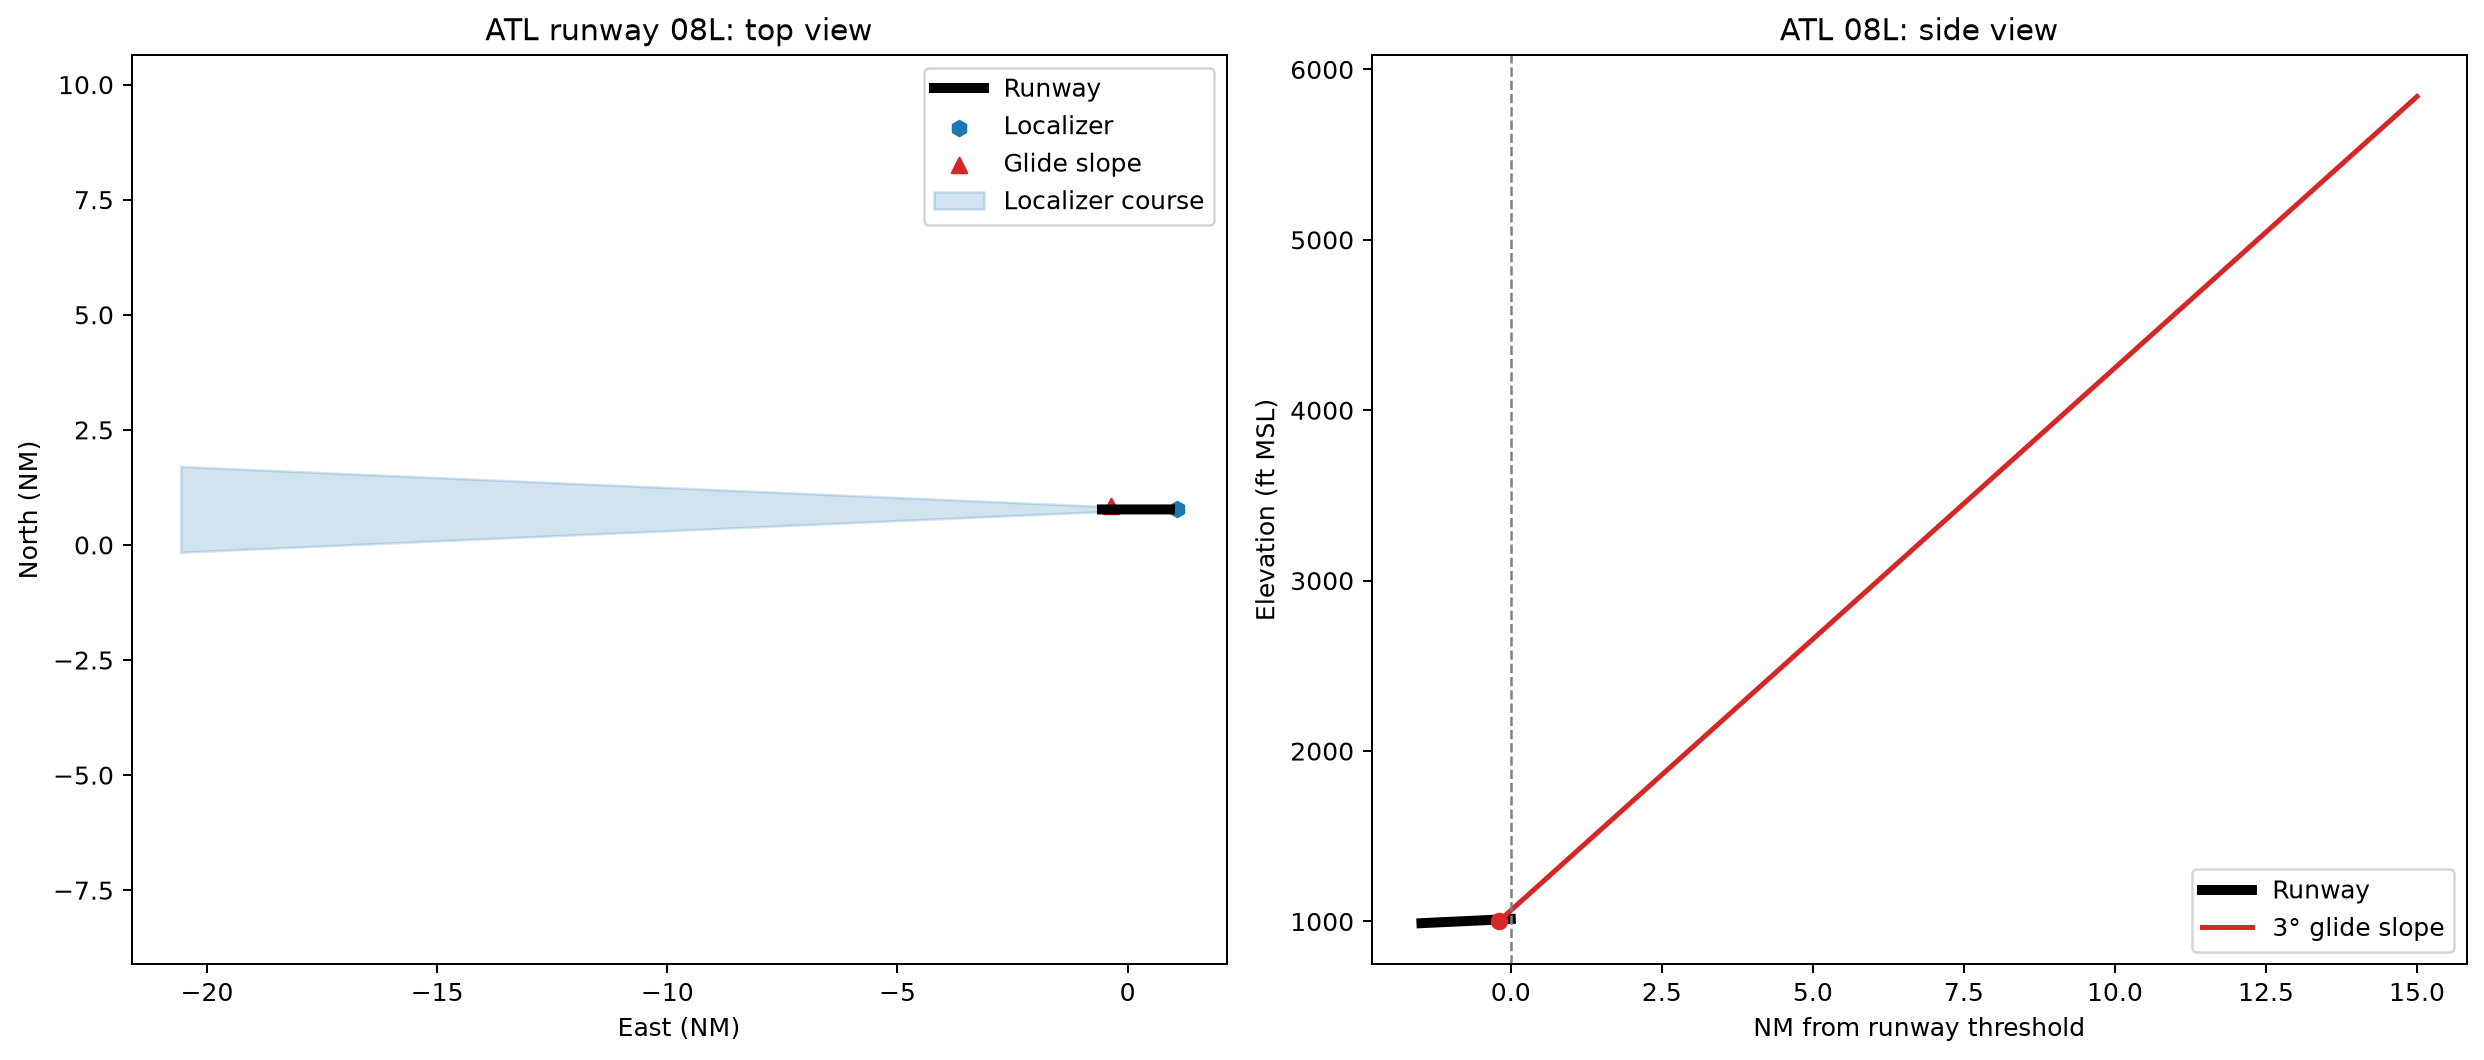

Write the Python code that produced this figure.
"""Plot one runway and its ILS localizer.

Run from the repository root after downloading a NASR cycle::

    python examples/plot_ils.py
"""

from __future__ import annotations

from pathlib import Path

from matplotlib import pyplot as plt

from openNASR import NASR, PlottingIndex


# Configuration: edit these values before running the script.
airport_id = "ATL"
runway_id = "08L/26R"
runway_end_id = "08L"
cycle = "2026-05-14"
cache_dir: Path | None = None
plot_wedge = True
wedge_distance_nm = 20.0
output_path = Path(__file__).with_suffix(".png")
show_plot = False

if not show_plot:
    plt.switch_backend("Agg")

nasr = NASR(cycle=cycle, cache_dir=cache_dir)
airport = nasr.airports.get(airport_id)
runway = next(
    record
    for record in airport.runways
    if str(record["RWY_ID"]).strip().upper() == runway_id
)
localizer = next(
    record
    for record in airport.ils
    if str(record["RWY_END_ID"]).strip().upper() == runway_end_id
)
if airport.latitude is None or airport.longitude is None:
    raise ValueError(f"{airport_id} has no published airport coordinates")
center = airport.latitude, airport.longitude
index = PlottingIndex(nasr)

figure, (top_axes, side_axes) = plt.subplots(1, 2, figsize=(14, 6))
runway.plot(
    nasr,
    axes=top_axes,
    projection="nautical_miles",
    projection_center=center,
    plot_legend=False,
    index=index,
)
localizer.plot(
    nasr,
    axes=top_axes,
    side_axes=side_axes,
    plot_wedge=plot_wedge,
    wedge_distance_nm=wedge_distance_nm,
    projection="nautical_miles",
    projection_center=center,
    plot_legend=False,
    index=index,
)

top_axes.set_title(f"{airport_id} runway {runway_end_id}: top view")
top_axes.legend()
side_axes.legend()
figure.tight_layout()
output_path.parent.mkdir(parents=True, exist_ok=True)
figure.savefig(output_path, dpi=180, bbox_inches="tight")
print(f"Wrote {output_path.resolve()}")
if show_plot:
    plt.show()
else:
    plt.close(figure)
